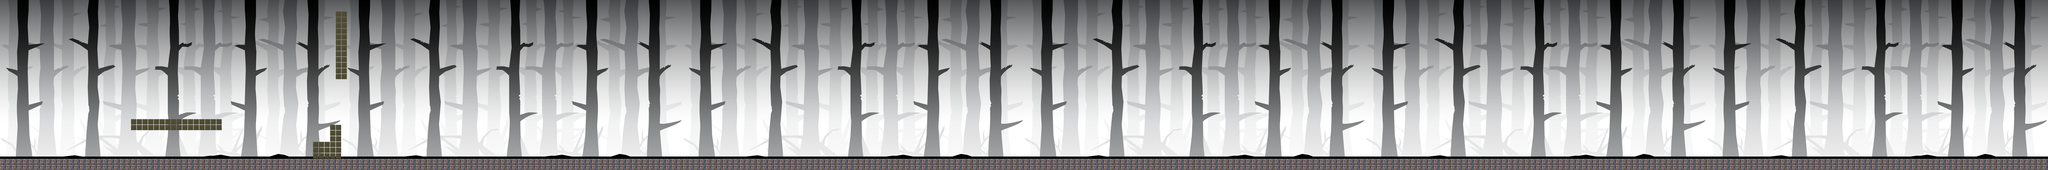

This is a level from a 2D game, rendered from its Tiled map with the project's own tilesets. A one-line summary and the map file follow, with tile-layer data summarised:
An orthogonal 360x30 tile map with 32x32 px tiles, 2 tile layers (Background, Collision), 1 hidden layer not drawn, 2 tilesets.

<map version="1.8" tiledversion="1.8.2" orientation="orthogonal" renderorder="right-down" width="360" height="30" tilewidth="32" tileheight="32" infinite="0" nextlayerid="4" nextobjectid="1">
 <tileset firstgid="1" source="_Background.tsx" />
 <tileset firstgid="1981" source="hyptosis_tile-art-batch-2.tsx" />
 <layer id="1" name="Background" width="360" height="30" locked="1">
  <data>[10800 cells, 10800 non-empty, 1800 distinct tile ids]</data>
 </layer>
 <layer id="2" name="Collision" width="360" height="30">
  <data>[10800 cells, 797 non-empty, 2 distinct tile ids]</data>
 </layer>
 <layer id="3" name="navigation" width="360" height="30" visible="0">
  <data>[10800 cells, 10800 non-empty, 2 distinct tile ids]</data>
 </layer>
</map>
